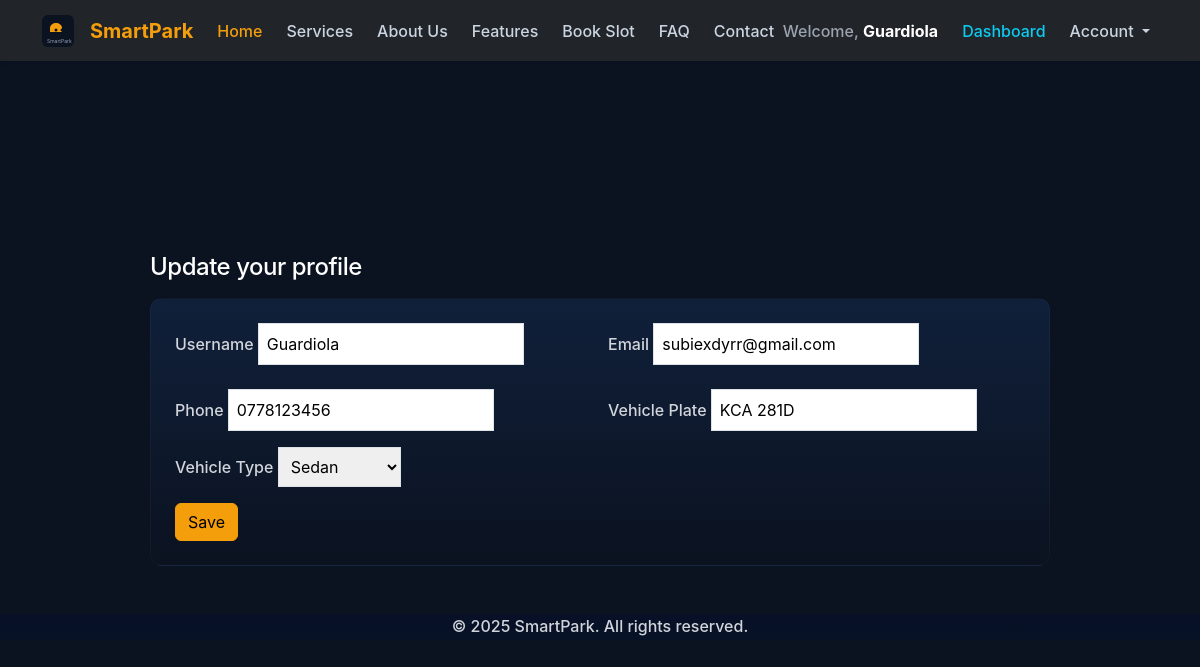
The page /accounts/driver/update/ (signed in) on the database its author committed.
### CarParking/models.py (models this page shows, shortened)
class User(AbstractUser):
    phone_number = models.CharField(
        max_length=15,
        unique=True,
        verbose_name="M-Pesa Phone Number"
    )
    vehicle_plate = models.CharField(
        max_length=20,
        unique=True,
        verbose_name="Vehicle Plate Number"
    )
    VEHICLE_TYPE_CHOICES = (
        ('sedan', 'Sedan'),
        ('suv', 'SUV'),
        ('pickup', 'Pickup'),
        ('motorcycle', 'Motorcycle'),
    )
    vehicle_type = models.CharField(
        max_length=20,
        choices=VEHICLE_TYPE_CHOICES,
        blank=True,
        null=True,
        verbose_name='Vehicle Type'
    )
    USERNAME_FIELD = 'email'
    email = models.EmailField(unique=True)
    REQUIRED_FIELDS = ['username', 'phone_number', 'vehicle_plate']
    objects = UserManager()
    class Meta:
        verbose_name = 'User Account'
        verbose_name_plural = 'User Accounts'

### accounts/views.py (the view)
# urls.py: path('driver/update/', views.driver_update_profile, name='driver_update'),
@login_required
def driver_update_profile(request):
    if request.method == 'POST':
        if 'delete_account' in request.POST:
            user = request.user
            uname = getattr(user, 'username', str(user))
            user.delete()
            messages.info(request, f"We're sorry to see you go, {uname}. We hope you'll come back soon.")
            return redirect('home')
        form = DriverUpdateForm(request.POST, instance=request.user)
        if form.is_valid():
            form.save()
            messages.success(request, "Your profile has been updated successfully.")
            return redirect('driver_dashboard')
        else:
            for field, errors in form.errors.items():
                if field == '__all__':
                    for error in errors:
                        messages.error(request, f"{error}")
                else:
                    for error in errors:
                        messages.error(request, f"{field}: {error}")
    else:
        form = DriverUpdateForm(instance=request.user)
    context = {
        'form': form,
        'header_title': 'Update Your Profile'
    }
    return render(request, 'accounts/driver_update_profile.html', context)

### accounts/forms.py (shortened to what this page needs)
class DriverUpdateForm(forms.ModelForm):
    class Meta:
        model = User
        fields = ['username', 'email', 'phone_number', 'vehicle_plate', 'vehicle_type']
        widgets = {
            'username': forms.TextInput(attrs={'class': 'w-full p-2 border border-gray-300 rounded-lg'}),
            'email': forms.EmailInput(attrs={'class': 'w-full p-2 border border-gray-300 rounded-lg'}),
            'phone_number': forms.TextInput(attrs={'class': 'w-full p-2 border border-gray-300 rounded-lg'}),
            'vehicle_plate': forms.TextInput(attrs={'class': 'w-full p-2 border border-gray-300 rounded-lg'}),
            'vehicle_type': forms.Select(attrs={'class': 'w-full p-2 border border-gray-300 rounded-lg'}),
        }

### CarParking/context_processors.py (called while the page is built)
def site_settings(request):
    contact = None
    try:
        from .models import ContactInfo
        contact = ContactInfo.objects.order_by('-updated_at').first()
    except Exception:
        contact = None
    if contact:
        contact_info = {
            'company_name': contact.company_name,
            'email': contact.email,
            'phone': contact.phone,
            'address': contact.address,
        }
    else:
        contact_info = {
            'company_name': getattr(settings, 'SITE_NAME', 'SmartPark'),
            'email': 'info@smartpark.example',
            'phone': '+1-555-0100',
            'address': '123 Parking Lane, YourCity',
        }
    return {
        'SITE_NAME': getattr(settings, 'SITE_NAME', 'SmartPark'),
        'CONTACT_INFO': contact_info,
        'ASSET_VERSION': getattr(settings, 'ASSET_VERSION', '1'),
    }

### Templates/accounts/driver_update_profile.html (shortened to what this page needs)
{% extends 'base.html' %}
{% load static %}
{% block content %}
<div class="container py-5 mt-5">
    <div class="mx-auto" style="max-width:900px">
        <h1 class="h4 mb-3">Update your profile</h1>
        <div class="card p-4 bg-secondary text-white">
            <form method="post">
                <div class="row g-3">
                    <div class="col-12 col-md-6">
                        <label class="form-label">Username</label>
                        {{ form.username }}
                    </div>
                    <div class="col-12 col-md-6">
                        <label class="form-label">Email</label>
                        {{ form.email }}
                    </div>
                </div>
                <div class="row g-3 mt-2">
                    <div class="col-12 col-md-6">
                        <label class="form-label">Phone</label>
                        {{ form.phone_number }}
                    </div>
                    <div class="col-12 col-md-6">
                        <label class="form-label">Vehicle Plate</label>
                        {{ form.vehicle_plate }}
                    </div>
                </div>
                <div class="mt-3">
                    <label class="form-label">Vehicle Type</label>
                    {{ form.vehicle_type }}
                </div>
                <button class="btn btn-warning mt-3">Save</button>
            </form>
        </div>
    </div>
</div>
{% endblock %}

### Templates/base.html (shortened to what this page needs)
<!DOCTYPE html>
<html lang="en">
<head>
    {% load static %}
    <link href="https://cdn.jsdelivr.net/npm/bootstrap@5.3.2/dist/css/bootstrap.min.css" rel="stylesheet">
    <link rel="stylesheet" href="{% static 'css/custom.css' %}?v={{ ASSET_VERSION }}">
</head>
<body>
    <nav class="navbar navbar-expand-md navbar-dark bg-dark sticky-top shadow-sm">
        <div class="container">
            <a class="navbar-brand fw-bold d-flex align-items-center" href="{% url 'home' %}">
                <img src="{% static 'img/logo.svg' %}" alt="{{ SITE_NAME }} logo">{{ SITE_NAME }}
            </a>
            <div class="collapse navbar-collapse" id="navbarMain">
                {% block navbar_content %}
                <ul class="navbar-nav me-auto mb-2 mb-md-0">
                    <li class="nav-item"><a class="nav-link" href="{% url 'home' %}">Home</a></li>
                    <li class="nav-item"><a class="nav-link" href="#services">Services</a></li>
                    <li class="nav-item"><a class="nav-link" href="#about">About Us</a></li>
                    <li class="nav-item"><a class="nav-link" href="#features">Features</a></li>
                    <li class="nav-item"><a class="nav-link" href="{% url 'parking:driver_slots' %}">Book Slot</a></li>
                    <li class="nav-item"><a class="nav-link" href="#faq">FAQ</a></li>
                    <li class="nav-item"><a class="nav-link" href="#contact">Contact</a></li>
                </ul>
                {% endblock %}
                <ul class="navbar-nav ms-auto mb-2 mb-md-0 align-items-center">
                    {% if user.is_authenticated %}
                        <li class="nav-item d-none d-sm-block me-2 text-muted">Welcome, <strong class="text-white">{{ user.username }}</strong></li>
                        {% if user.is_staff or user.is_superuser %}
                            <li class="nav-item"><a class="nav-link text-danger" href="{% url 'admin_dashboard' %}">Admin Dashboard</a></li>
                        {% else %}
                            <li class="nav-item"><a class="nav-link text-info" href="{% url 'driver_dashboard' %}">Dashboard</a></li>
                        {% endif %}
                        <li class="nav-item dropdown">
                            <a class="nav-link dropdown-toggle" href="#" id="accountDropdown" role="button" data-bs-toggle="dropdown" aria-expanded="false">
                                Account
                            </a>
                        </li>
                    {% else %}
                        <li class="nav-item"><a class="nav-link" href="{% url 'login' %}">Login</a></li>
                        <li class="nav-item"><a class="btn btn-success btn-sm ms-2" href="{% url 'register' %}">Register</a></li>
                    {% endif %}
                </ul>
            </div>
        </div>
    </nav>
    <main class="min-h-screen opacity-0 transition-opacity duration-700 ease-out" id="main-content">
        {% block content %}{% endblock %}
    </main>
    <footer class="bg-gray-900 border-t border-gray-700 mt-12">
        <div class="max-w-7xl mx-auto px-4 py-8 text-center text-gray-400">
            <p>&copy; 2025 {{ SITE_NAME }}. All rights reserved.</p>
        </div>
    </footer>
</body>
</html>

### assets/css/custom.css (style rules this page uses)
:root { --brand: #f59e0b; --brand-dark: #b45309; --bg-dark: #0b1220; --muted: #94a3b8; }
body { font-family: -apple-system, BlinkMacSystemFont, 'Segoe UI', Roboto, 'Helvetica Neue', Arial, system-ui, sans-serif !important; background-color: var(--bg-dark); color:#e6eef8; font-weight:500; }
h1, h2, h3, h4, h5, h6 { color: #ffffff !important; }
p, span, div, li { color: #d1d5db !important; }
.small, .text-muted { color: #9ca3af !important; }
strong, .fw-bold { color: #ffffff !important; }
h1, .display-5 { font-weight: 700; letter-spacing: -0.02em; }
p { line-height: 1.6; color: #cbd5e1; }
.card.bg-secondary { padding: 1.25rem; border-radius: 12px; }
.navbar .nav-link { padding-left: .9rem; padding-right: .9rem; }
.navbar { display:flex; align-items:center; justify-content:space-between; padding:.6rem 1rem; }
.navbar-brand { display:flex; align-items:center; gap:.5rem; color:var(--brand); text-decoration:none; }
.navbar-nav { list-style:none; margin:0; padding:0; display:flex; gap:0.5rem; align-items:center; }
.navbar-nav .nav-item { margin:0; }
.nav-link { color: #cbd5e1; text-decoration:none; padding:.35rem .6rem; display:inline-block; }
.nav-link:hover, .nav-link.active { color:var(--brand); }
.d-none { display:none !important; }
.d-sm-block { display:block !important; }
.ms-auto { margin-left:auto !important; }
.me-2 { margin-right:.5rem !important; }
@media (min-width: 576px) { .d-sm-block { display:block !important; } }
.navbar-brand img { height:32px; width:auto; margin-right:8px; }
.navbar-dark .navbar-brand { color:var(--brand) !important; }
.navbar-dark .nav-link { color: #cbd5e1; }
.navbar-dark .nav-link.active, .navbar-dark .nav-link:hover { color:var(--brand) !important; }
.btn-warning { background:var(--brand); border-color:var(--brand); }
.card.bg-secondary { background:linear-gradient(180deg,#10203a,#0b1220); border: 1px solid rgba(255,255,255,0.03); }
footer { background:linear-gradient(180deg,#071027,#081226); color:#cbd5e1 }
:root { --reveal-duration: 700ms; --reveal-ease: cubic-bezier(.2,.9,.2,1); }
.navbar { z-index: 1100; }

### Templates/base.html (style rules this page uses)
body { font-family: -apple-system, BlinkMacSystemFont, 'Segoe UI', Roboto, 'Helvetica Neue', Arial, sans-serif; background-color: #0f172a; color: #d1d5db; transition: opacity 0.5s ease; }
.nav-link { color: #d1d5db; transition: color 0.2s; }
main { padding-top: 72px; }

### rows shown on the page
User: username "Guardiola", email "subiexdyrr@gmail.com", phone_number "0778123456", vehicle_plate "KCA 281D", vehicle_type "Sedan"

### other values the page prints
{{ SITE_NAME }} "SmartPark"
